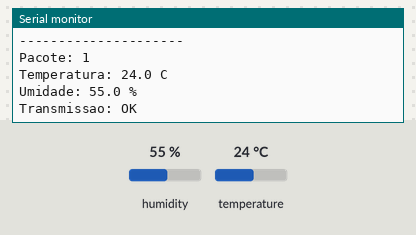
The sketch below on a simulated ESP32. Parts: the last lines printed to the serial monitor. The test bench sets the inputs (shaded band); at power-on: humidity 55 %, temperature 24 °C. No radio packets arrive unless stated.

Above: at 3.2 s.
3.3 s: humidity set to 22 %
At 8.4 s:
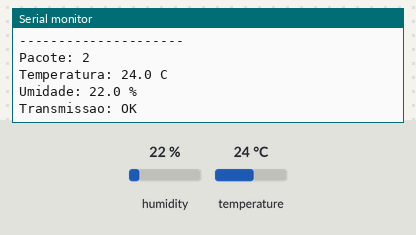
9.0 s: temperature set to 12 °C
At 12.9 s:
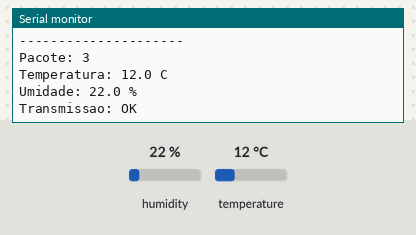
14.7 s: humidity set to 40 %
At 18.6 s:
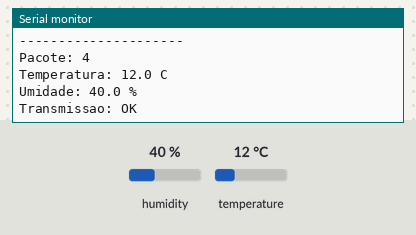
Timing chart, 0 to 20.1 s (numbered marks = the images above; inputs shaded):
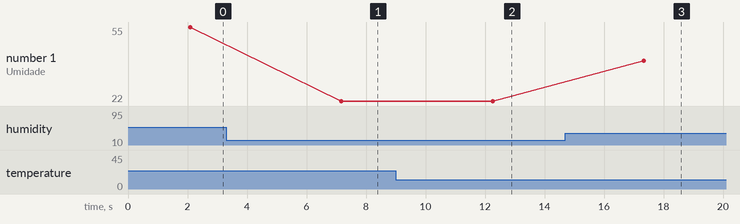

Measured:
- after the input at 3.3 s, the serial monitor: prints a new line after 3.9 s (image 1)
- after the input at 9.0 s, the serial monitor: prints a new line after 3.3 s (image 2)
- after the input at 14.7 s, the serial monitor: prints a new line after 2.6 s (image 3)
- plotted number 1: 55 → 22 after the input at 3.3 s, 22 → 40 after the input at 14.7 s

The sketch:

tx.ino
```cpp
#include <SPI.h>
#include <RF24.h>
#include <Wire.h>
#include <Adafruit_AHTX0.h>

// ======================================
// AHT10
// ======================================

#define SDA_PIN 0
#define SCL_PIN 1

Adafruit_AHTX0 aht;

// ======================================
// RADIO E01
// ======================================

#define CE_PIN 20
#define CSN_PIN 21

#define SCK_PIN 4
#define MISO_PIN 5
#define MOSI_PIN 6

RF24 radio(CE_PIN, CSN_PIN);

const byte endereco[6] = "00001";

// ======================================

struct DadosClima
{
float temperatura;
float umidade;
uint32_t contador;
};

DadosClima dados;

// ======================================

void setup()
{
Serial.begin(115200);

delay(2000);

Serial.println();
Serial.println("========================");
Serial.println("ESTACAO METEOROLOGICA");
Serial.println("========================");

// AHT10

Wire.begin(SDA_PIN, SCL_PIN);

if (!aht.begin())
{
Serial.println("ERRO AHT10");

while (1);
}

Serial.println("AHT10 OK");

// SPI

SPI.begin(
SCK_PIN,
MISO_PIN,
MOSI_PIN,
CSN_PIN
);

// RADIO

if (!radio.begin())
{
Serial.println("ERRO RADIO");

while (1);
}

Serial.println("RADIO OK");

radio.setChannel(100);
radio.setDataRate(RF24_250KBPS);
radio.setPALevel(RF24_PA_LOW);

radio.openWritingPipe(endereco);

radio.stopListening();

dados.contador = 0;

Serial.println("TRANSMISSOR PRONTO");
}

// ======================================

void loop()
{
sensors_event_t humidity;
sensors_event_t temp;

aht.getEvent(&humidity, &temp);

dados.temperatura =
temp.temperature;

dados.umidade =
humidity.relative_humidity;

dados.contador++;

bool status =
radio.write(
&dados,
sizeof(dados));

Serial.println("---------------------");

Serial.print("Pacote: ");
Serial.println(dados.contador);

Serial.print("Temperatura: ");
Serial.print(dados.temperatura, 1);
Serial.println(" C");

Serial.print("Umidade: ");
Serial.print(dados.umidade, 1);
Serial.println(" %");

Serial.print("Transmissao: ");

if (status)
Serial.println("OK");
else
Serial.println("FALHOU");

delay(5000);
}
```
